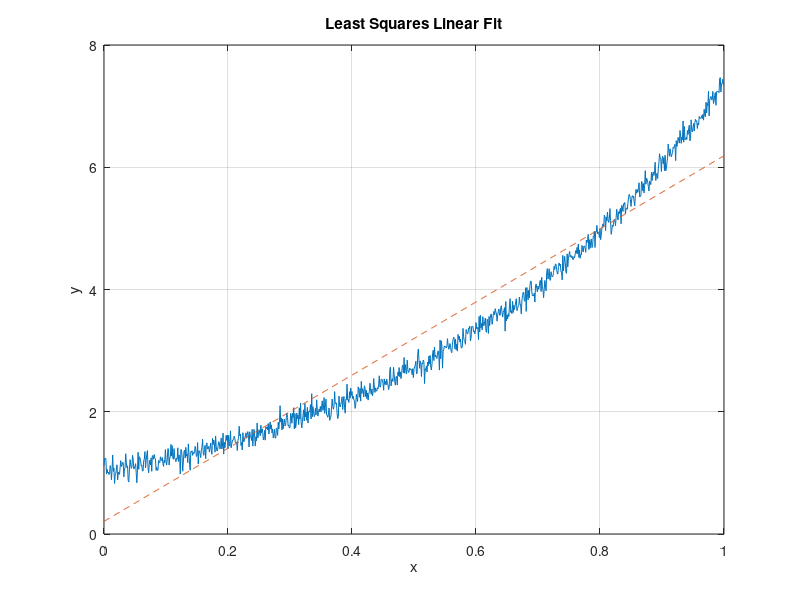

Write MATLAB code to recreate this figure.
%Hangshi Jin    913142686
load HW_02;%load the .dat file to input
whos%check the variables' sizes, bytes and classes in the data
plot(x,y); grid;%plot a graph with x as horizontal axis and y as vertical axis
A=[x.^0 x.^1];%create the Vendermonde matrix for polynomials of degree 1;
              %the first column is each entry of x with power 0;
              %the second column is each entry of x with power 1;
sol = inv(A'*A)*A'*y;%compute the least square line using normal equation
hold on; plot(x, sol(1)+sol(2)*x, '--');%plot the least square line over the current plot 
                                        %with the first solution times the
                                        %first column of A and the second
                                        %solution times the second column
                                        %of A.
title('Least Squares Linear Fit'); xlabel('x'); ylabel('y');%label the axes and name the plot